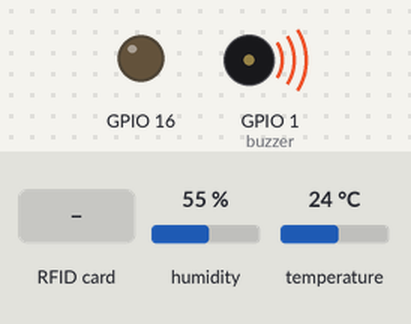
Simulated run of this sketch. Board: ESP8266 (NodeMCU). On the bench: output pins drawn as LEDs (lit = HIGH), buzzer (waves = sounding, pin HIGH). Inputs (shaded band) come from the test bench; at power-on: humidity 55 %, temperature 24 °C. WiFi joins after 1.5 s; servers stay silent unless stated; what the sketch prints to the serial monitor is not drawn.

Above: at 1.6 s.
At 3.9 s:
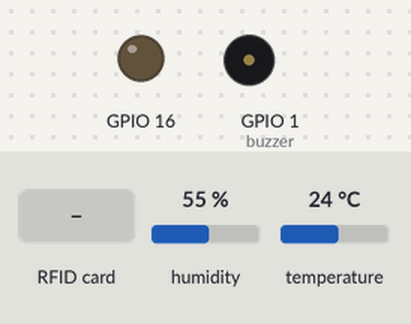
4.0 s: RFID card 80 13 7A A6 held to the reader
At 4.5 s:
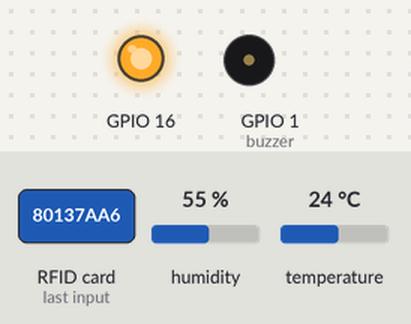
10.5 s: RFID card 5E 7A 19 C4 held to the reader
Timing chart, 0 to 13.5 s (numbered marks = the images above; inputs shaded):
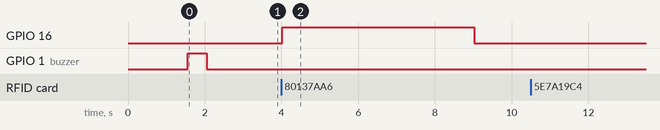

Measured:
- after the input at 4.0 s, GPIO 16: LOW → HIGH at once, → LOW 5.0 s later
- after the input at 10.5 s, every drawn part: stays the same

The sketch:

3_Chuong_trinh_chinh.ino
```cpp
#include <dht_nonblocking.h>
#include <Arduino_JSON.h>
#include <SPI.h>
#include <ArduinoJson.h>
#include <MFRC522.h>
#include <ESP8266WiFi.h>

#include <FirebaseArduino.h>
#define FIREBASE_HOST "demo1-d32ad.firebaseio.com"
#define FIREBASE_AUTH "OAXbDiJ8eBdpI35nPgqul8HlqMrHbz5fdNcsEuh5"
#define WIFI_SSID "Tran Khang"
#define WIFI_PASSWORD "0699215119096"
#define SS_PIN 10
#define RST_PIN 9
#define DHT_SENSOR_TYPE  DHT_TYPE_11
#define buzzer 1
static const int DHT_SENSOR_PIN =  5; //D1
String read_rfid;
String data ;
String ok_rfid_1 = "80137aa6";

MFRC522 mfrc522(SS_PIN, RST_PIN);
StaticJsonBuffer<256> jb;
JsonObject& obj = jb.createObject();
DHT_nonblocking dht(DHT_SENSOR_PIN, DHT_SENSOR_TYPE);
void setup() {
  pinMode (16, OUTPUT);
  pinMode(buzzer, OUTPUT);
  digitalWrite(buzzer, LOW);
  Serial.begin(115200);
  SPI.begin();
  mfrc522.PCD_Init();
  // connect to wifi.
  WiFi.begin(WIFI_SSID, WIFI_PASSWORD);
  Serial.print("connecting");
  while (WiFi.status() != WL_CONNECTED) {
    Serial.print(".");
    delay(500);
  }

  Serial.println();
  Serial.print("connected: ");
  Serial.println(WiFi.localIP());
  digitalWrite(buzzer, HIGH);
  delay(500);
  digitalWrite(buzzer, LOW);
  delay(500);
  //Firebase.stream("khoa");
  Firebase.begin(FIREBASE_HOST, FIREBASE_AUTH);
  //obj["ten chanel:"] = String("doantotnghiep");
  Firebase.stream("/khoa");
  Firebase.setString("khoa", "off");
}
static bool measure_environment (float* temperature , float* humidity)
{
  static unsigned long measurement_timestamp = millis();
  if (millis() - measurement_timestamp > 2000 )
  {
    if (dht.measure(temperature, humidity) == true)
    {
      measurement_timestamp = millis();
      return (true);
    }
  }
  return (false);


}


void dump_byte_array(byte *buffer, byte bufferSize) {
  read_rfid = "";
  for (byte i = 0; i < bufferSize; i++) {
    read_rfid = read_rfid + String(buffer[i], HEX);
  }
}
void open_lock() {
  //Use this routine when working with Relays and Solenoids etc.
  digitalWrite(16, HIGH);
  //delay(5000);
  // digitalWrite(16,HIGH);
}
void close_lock() {
  //Use this routine when working with Relays and Solenoids etc.
  digitalWrite(16, LOW);
}

void loop() {

  float temperature;
  float  humidity;
  if (Firebase.failed()) {
    Serial.println("streaming error");
    Serial.println(Firebase.error());
  }
  if (measure_environment(&temperature, &humidity) == true)
  {
    Firebase.setFloat("nhietdo", temperature);
    Serial.println(temperature);

    Firebase.setFloat("doam", humidity);
  }
  if (Firebase.available()) {
    FirebaseObject event = Firebase.readEvent();
    String eventType = event.getString("type");
    eventType.toLowerCase();
    if (eventType == "put") {
      Serial.println(event.getString("data"));
      data = event.getString("data");
      if (data == "ON" || data == "on") {
        open_lock();
      }
      else if (data == "OFF" || data == "off") {
        close_lock();
      }
    }
  }


  if ( ! mfrc522.PICC_IsNewCardPresent())
  {
    return;
  }
  // Select one of the cards
  if ( ! mfrc522.PICC_ReadCardSerial())
  {
    return;
  }
  dump_byte_array(mfrc522.uid.uidByte, mfrc522.uid.size);
  Serial.println(read_rfid);
  if (read_rfid == ok_rfid_1 ) {

    //ok, open the door.
    digitalWrite(16, HIGH);
    delay(5000);
    digitalWrite(16, LOW);

  }

}
```
